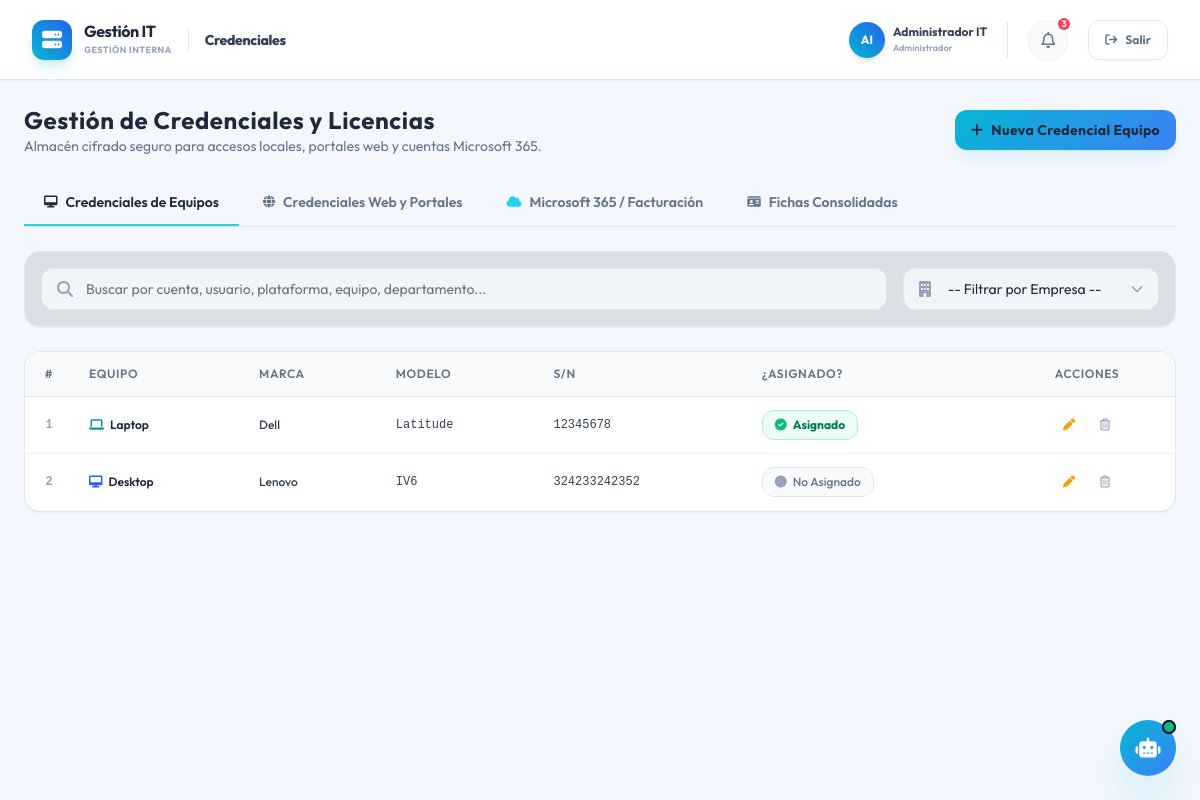
The app's page /modules/credenciales/index.php (signed in), older data.
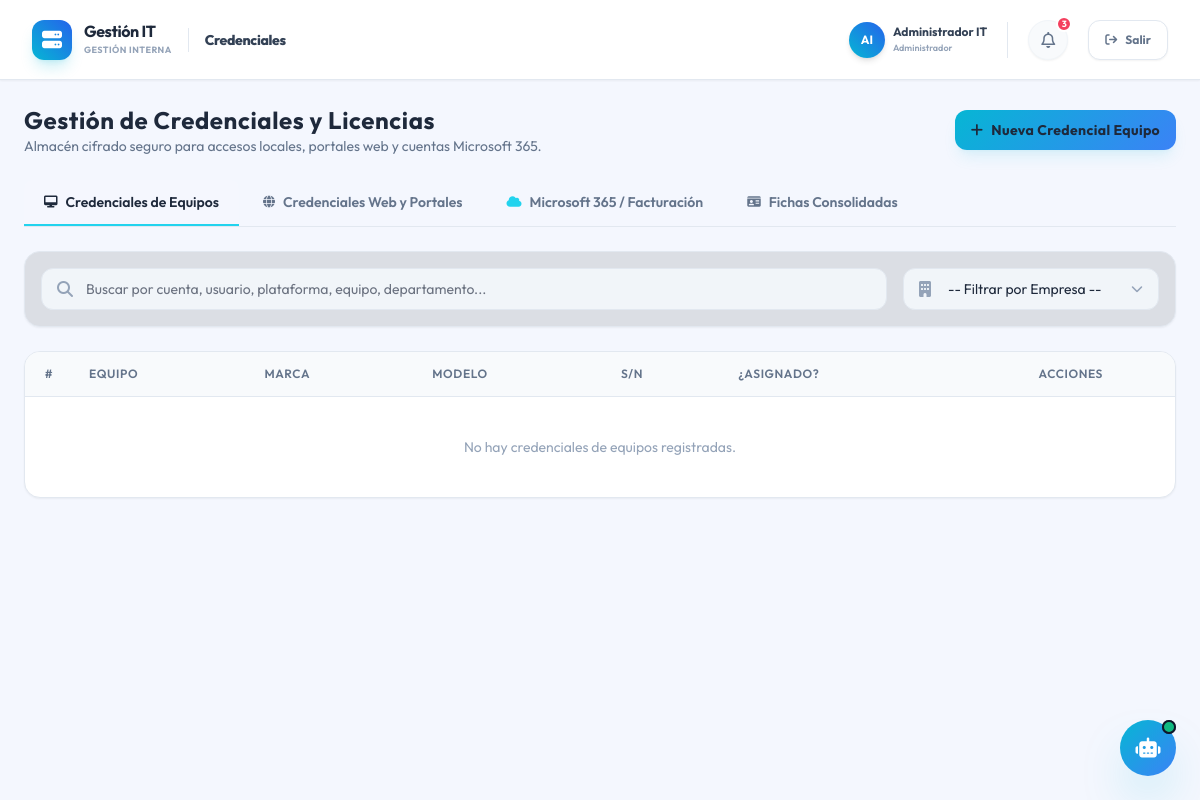
The same page, newer data.
### tables this page shows
CREATE TABLE IF NOT EXISTS `credenciales_equipos` (
    `id` INT AUTO_INCREMENT PRIMARY KEY,
    `equipo_id` INT NOT NULL,
    `usuario_local` VARCHAR(100) NOT NULL,
    `password_cifrado` VARCHAR(255) NOT NULL,
    `clave_bitlocker` VARCHAR(255),
    `notas_acceso` TEXT,
    `actualizado_en` TIMESTAMP DEFAULT CURRENT_TIMESTAMP ON UPDATE CURRENT_TIMESTAMP,
    CONSTRAINT `fk_credencial_equipo` FOREIGN KEY (`equipo_id`) REFERENCES `equipos`(`id`) ON DELETE CASCADE,
    INDEX `idx_equipo_cred` (`equipo_id`)
);

CREATE TABLE IF NOT EXISTS `equipos` (
    `id` INT AUTO_INCREMENT PRIMARY KEY,
    `sucursal_id` INT NOT NULL,
    `tipo` ENUM('Laptop', 'Desktop', 'Servidor', 'Maquina Virtual', 'Switch', 'Firewall', 'Access Point') NOT NULL,
    `marca` VARCHAR(50),
    `modelo` VARCHAR(100),
    `service_tag_sn` VARCHAR(100) UNIQUE,
    `ip_direccion` VARCHAR(50),
    `procesador` VARCHAR(150),
    `disco` VARCHAR(100),
    `ram` VARCHAR(50),
    `estado` ENUM('Disponible', 'Asignado', 'Mantenimiento', 'De Baja') DEFAULT 'Disponible',
    `notas` TEXT,
    `proveedor_origen` VARCHAR(150),
    CONSTRAINT `fk_equipo_sucursal` FOREIGN KEY (`sucursal_id`) REFERENCES `sucursales`(`id`) ON DELETE RESTRICT,
    INDEX `idx_sucursal_equipo` (`sucursal_id`),
    INDEX `idx_estado_equipo` (`estado`)
);

### config/security.php (called while the page is built, shortened)
<?php
class Security {
    private static $encryption_key = 'b23a9d9431ec5e963bc1843ad8ea607f2df47bfd62054c30c8da26e2e5e1a3d9';
    public static function decrypt($encryptedData) {
        $method = 'aes-256-cbc';
        $key = hex2bin(self::$encryption_key);
        $raw_data = base64_decode($encryptedData);
        $iv_length = openssl_cipher_iv_length($method);
        $iv = substr($raw_data, 0, $iv_length);
        $encrypted = substr($raw_data, $iv_length);
        $decrypted = openssl_decrypt($encrypted, $method, $key, OPENSSL_RAW_DATA, $iv);
        return $decrypted !== false ? $decrypted : '';
    }
}

### modules/credenciales/index.php (the view, shortened to what the changed rows need)
<?php
require_once __DIR__ . '/../../includes/header.php';
require_once __DIR__ . '/../../config/security.php';
$db = Database::getConexion();
$tab = $_GET['tab'] ?? 'equipos';
$cred_equipos_raw = $db->query("
    SELECT
        ce.*,
        e.tipo,
        e.marca,
        e.modelo,
        e.service_tag_sn,
        e.procesador,
        e.disco,
        e.ram,
        e.ip_direccion,
        e.estado AS equipo_estado,
        emp.id AS empleado_id,
        emp.nombre AS colaborador_nombre,
        emp.sucursal_id AS colaborador_sucursal_id,
        emp.cargo AS colaborador_cargo,
        emp_comp_direct.id AS colaborador_empresa_id,
        COALESCE(emp.departamento, s.nombre, 'Sin Área') AS area_nombre,
        emp_comp.nombre AS empresa_nombre
    FROM credenciales_equipos ce
    JOIN equipos e ON ce.equipo_id = e.id
    LEFT JOIN asignaciones a ON a.equipo_id = e.id AND a.fecha_devolucion IS NULL
    LEFT JOIN empleados emp ON a.empleado_id = emp.id
    LEFT JOIN sucursales s ON s.id = COALESCE(emp.sucursal_id, e.sucursal_id)
    LEFT JOIN empresas emp_comp ON s.empresa_id = emp_comp.id
    LEFT JOIN empresas emp_comp_direct ON emp_comp_direct.nombre = emp.nombre AND emp.cargo = 'Empresa'
    ORDER BY CASE WHEN emp.nombre IS NULL OR emp.nombre = '' THEN 1 ELSE 0 END, emp.nombre ASC, e.marca ASC, e.modelo ASC
")->fetchAll();
$cred_equipos = [];
foreach ($cred_equipos_raw as $ce) {
    $ce['pass_plain'] = !empty($ce['password_cifrado']) ? Security::decrypt($ce['password_cifrado']) : '';
    $ce['bitlocker_plain'] = !empty($ce['clave_bitlocker']) ? Security::decrypt($ce['clave_bitlocker']) : '';
    $ce['equipos_lista'] = [$ce];
    $cred_equipos[] = $ce;
}
?>
<div class="space-y-6">
    <div class="flex flex-col sm:flex-row sm:items-center justify-between gap-4">
        <div>
            <h2 class="text-2xl font-bold text-slate-800 tracking-wide">Gestión de Credenciales y Licencias</h2>
        </div>
    </div>
    <?php if ($tab === 'equipos'): ?>
        <div class="glass-panel rounded-2xl overflow-hidden">
            <div class="overflow-x-auto">
                <table class="w-full text-left modern-table text-sm">
                    <thead>
                        <tr>
                            <th class="py-3 px-3 text-center w-12">#</th>
                            <th class="py-3 px-4">Equipo</th>
                            <th class="py-3 px-4">Marca</th>
                            <th class="py-3 px-4">Modelo</th>
                            <th class="py-3 px-4">S/N</th>
                            <th class="py-3 px-4">¿Asignado?</th>
                            <th class="py-3 px-4 text-center">Acciones</th>
                        </tr>
                    </thead>
                    <tbody>
                        <?php if (empty($cred_equipos)): ?>
                            <tr>
                                <td colspan="7" class="text-center py-10 text-slate-400">
                                    No hay credenciales de equipos registradas.
                                </td>
                            </tr>
                        <?php else: ?>
                            <?php
                            $num_eq = 1;
                            foreach ($cred_equipos as $ce):
                                $asignado_txt = ($ce['equipo_estado'] === 'Asignado') ? 'Asignado' : 'No Asignado';
                                $allText = $asignado_txt . ' ' . ($ce['empresa_nombre'] ?? '') . ' ' . ($ce['tipo'] ?? '') . ' ' . ($ce['marca'] ?? '') . ' ' . ($ce['modelo'] ?? '') . ' ' . ($ce['service_tag_sn'] ?? '') . ' ' . ($ce['usuario_local'] ?? '');
                                $searchText = strtolower(str_replace(['á', 'é', 'í', 'ó', 'ú', 'ñ', 'Á', 'É', 'Í', 'Ó', 'Ú', 'Ñ'], ['a', 'e', 'i', 'o', 'u', 'n', 'a', 'e', 'i', 'o', 'u', 'n'], $allText));
                                ?>
                                <tr class="item-fila hover:bg-cyan-50/60 cursor-pointer transition border-b border-slate-100 group"
                                    data-empresa="<?= htmlspecialchars($ce['empresa_nombre'] ?? '') ?>"
                                    data-search-text="<?= htmlspecialchars($searchText) ?>"
                                    onclick='verDetalleCredEquipo(<?= json_encode($ce, JSON_HEX_APOS | JSON_HEX_QUOT) ?>)'>
                                    <td
                                        class="py-3 px-3 text-center text-xs font-mono font-bold text-slate-400 group-hover:text-cyan-600 num-cell">
                                        <?= $num_eq++ ?>
                                    </td>
                                    <td class="py-3 px-4 text-xs font-semibold text-slate-800">
                                        <span class="inline-flex items-center gap-1.5">
                                            <?php
                                            $tipoUpper = strtoupper(trim($ce['tipo']));
                                            if ($tipoUpper === 'IMPRESORA') {
                                                echo '<i class="fa-solid fa-print text-purple-600 text-xs"></i>';
                                            } elseif ($tipoUpper === 'DESKTOP') {
                                                echo '<i class="fa-solid fa-desktop text-blue-600 text-xs"></i>';
                                            } elseif ($tipoUpper === 'UPS') {
                                                echo '<i class="fa-solid fa-plug text-emerald-600 text-xs"></i>';
                                            } else {
                                                echo '<i class="fa-solid fa-laptop text-cyan-600 text-xs"></i>';
                                            }
                                            ?>
                                            <?= htmlspecialchars($ce['tipo']) ?>
                                        </span>
                                    </td>
                                    <td class="py-3 px-4 text-xs text-slate-700 font-medium">
                                        <?= htmlspecialchars($ce['marca'] ?: '-') ?>
                                    </td>
                                    <td class="py-3 px-4 text-xs text-slate-700 font-mono">
                                        <?= htmlspecialchars($ce['modelo'] ?: '-') ?>
                                    </td>
                                    <td class="py-3 px-4 text-xs font-mono text-slate-700 select-all">
                                        <?= htmlspecialchars($ce['service_tag_sn'] ?: '-') ?>
                                    </td>
                                    <td class="py-3 px-4 text-xs font-semibold">
                                        <?php if ($ce['equipo_estado'] === 'Asignado'): ?>
                                            <span
                                                class="inline-flex items-center gap-1.5 px-3 py-1.5 rounded-xl bg-emerald-50 border border-emerald-200 text-emerald-700 font-bold text-xs">
                                                <i class="fa-solid fa-circle-check text-emerald-500"></i> Asignado
                                            </span>
                                        <?php else: ?>
                                            <span
                                                class="inline-flex items-center gap-1.5 px-3 py-1.5 rounded-xl bg-slate-50 border border-slate-200 text-slate-500 font-medium text-xs">
                                                <i class="fa-solid fa-circle text-slate-400"></i> No Asignado
                                            </span>
                                        <?php endif; ?>
                                    </td>
                                    <td class="py-3 px-4 text-center">
                                        <div class="flex items-center justify-center gap-1" onclick="event.stopPropagation();">
                                            <button
                                                onclick='event.stopPropagation(); abrirEditarCredEquipo(<?= json_encode($ce, JSON_HEX_APOS | JSON_HEX_QUOT) ?>)'
                                                class="h-8 w-8 rounded-lg hover:bg-amber-50 flex items-center justify-center text-amber-500 hover:text-amber-600 transition"
                                                title="Editar Credencial y Detalles">
                                                <i class="fa-solid fa-pen text-xs"></i>
                                            </button>
                                            <a href="guardar.php?action=delete_eq&id=<?= $ce['id'] ?>"
                                                onclick="event.stopPropagation(); return confirm('¿Seguro que deseas eliminar esta credencial?');"
                                                class="h-8 w-8 rounded-lg hover:bg-rose-50 flex items-center justify-center text-slate-400 hover:text-rose-500 transition"
                                                title="Eliminar">
                                                <i class="fa-regular fa-trash-can text-xs"></i>
                                            </a>
                                        </div>
                                    </td>
                                </tr>
                            <?php endforeach; ?>
                        <?php endif; ?>
                    </tbody>
                </table>
            </div>
        </div>
    <?php endif; ?>
</div>
<?php
require_once __DIR__ . '/../../includes/footer.php';
?>

Row changes from the older to the newer data that the page shows:
removed credenciales_equipos: equipo.tipo "Laptop", equipo.marca "Dell", equipo.modelo "Latitude", equipo.service_tag_sn "12345678", shows "Asignado"
removed credenciales_equipos: equipo.tipo "Desktop", equipo.marca "Lenovo", equipo.modelo "IV6", equipo.service_tag_sn "324233242352", shows "No Asignado"
Text that changed along with them:
text now shown: "No hay credenciales de equipos registradas."
